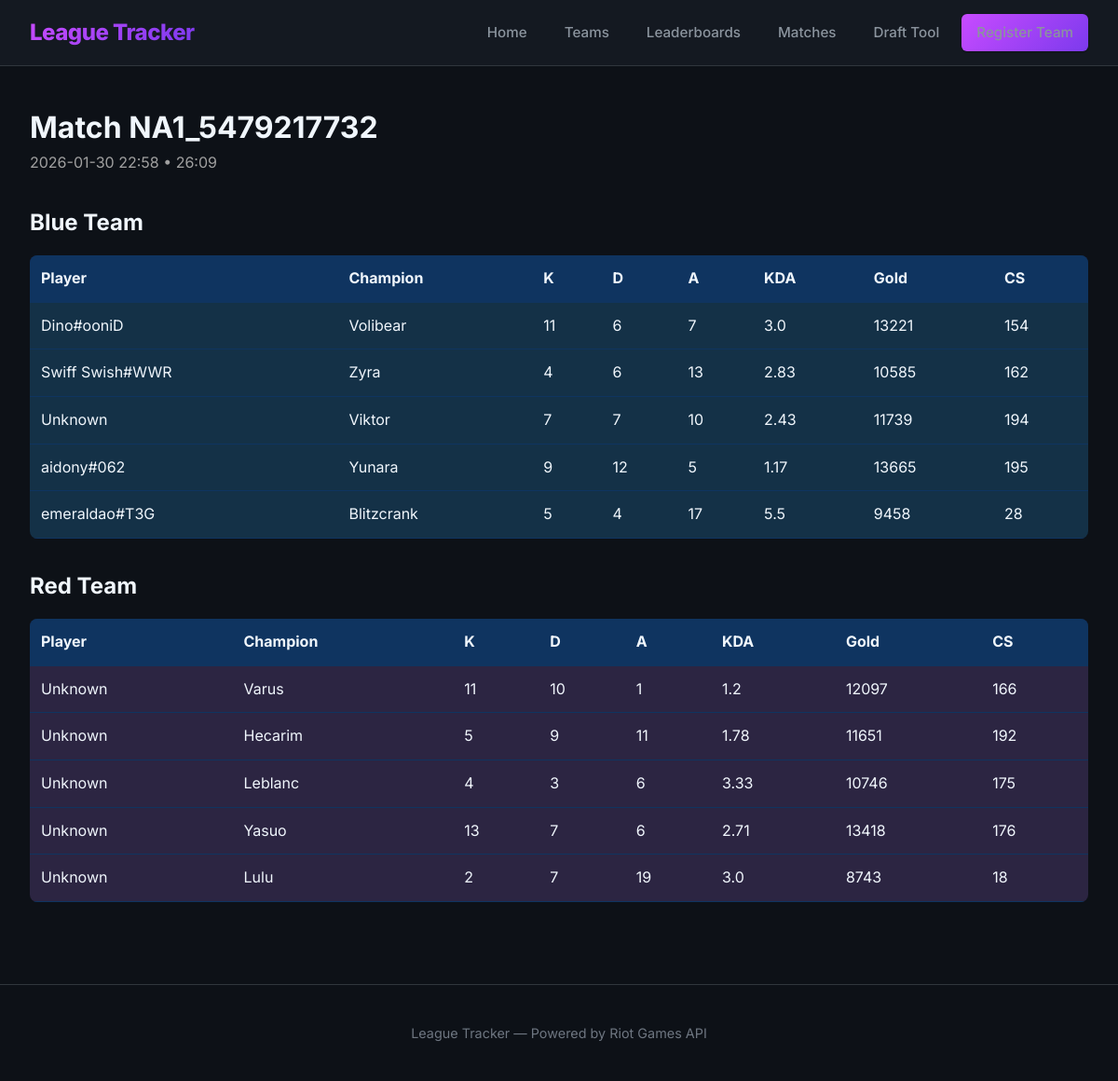
The page /matches/NA1_5479217732 on the database its author committed.
### league_tracker/src/database/__init__.py (models this page shows, shortened)
class Match(db.Model):
    __tablename__ = 'match'
    id = db.Column(db.Integer, primary_key=True)
    match_id = db.Column(db.String(50), unique=True, nullable=False)
    game_duration = db.Column(db.Integer)  # in seconds
    game_version = db.Column(db.String(20))
    game_creation = db.Column(db.BigInteger)  # timestamp in ms
    queue_id = db.Column(db.Integer)
    created_at = db.Column(db.DateTime, default=db.func.current_timestamp())
    home_team_id = db.Column(db.Integer, db.ForeignKey('teams.id'), nullable=True)
    away_team_id = db.Column(db.Integer, db.ForeignKey('teams.id'), nullable=True)

class MatchParticipant(db.Model):
    __tablename__ = 'match_participant'
    id = db.Column(db.Integer, primary_key=True)
    match_id = db.Column(db.Integer, db.ForeignKey('match.id'), nullable=False)
    puuid = db.Column(db.String(100), nullable=False)
    champion_id = db.Column(db.Integer)
    champion_name = db.Column(db.String(50))
    team_id = db.Column(db.Integer)  # 100 = blue, 200 = red
    win = db.Column(db.Boolean)
    kills = db.Column(db.Integer)
    deaths = db.Column(db.Integer)
    assists = db.Column(db.Integer)
    kda = db.Column(db.Float)
    total_damage_dealt = db.Column(db.Integer)
    gold_earned = db.Column(db.Integer)
    cs = db.Column(db.Integer)  # creep score
    vision_score = db.Column(db.Integer)
    item_0 = db.Column(db.Integer)
    item_1 = db.Column(db.Integer)
    item_2 = db.Column(db.Integer)
    item_3 = db.Column(db.Integer)
    item_4 = db.Column(db.Integer)
    item_5 = db.Column(db.Integer)
    item_6 = db.Column(db.Integer)

class Player(db.Model):
    __tablename__ = 'players'
    id = db.Column(db.Integer, primary_key=True)
    puuid = db.Column(db.String(100), nullable=True)  # No UNIQUE constraint - may be NULL for players without Riot ID
    game_name = db.Column(db.String(50), nullable=False)
    tag_line = db.Column(db.String(10), nullable=False)
    region = db.Column(db.String(10), nullable=False)
    created_at = db.Column(db.DateTime, default=db.func.current_timestamp())
    @property
    def display_name(self):
        return f"{self.game_name}#{self.tag_line}"

### league_tracker/app.py (the view)
    @app.route('/matches/<match_id>')
    def match_detail(match_id):
        match = Match.query.filter_by(match_id=match_id).first_or_404()
        participants = MatchParticipant.query.filter_by(match_id=match.id).all()
        players = {}
        for p in participants:
            player = Player.query.filter_by(puuid=p.puuid).first()
            if player:
                players[p.puuid] = player
        return render_template('match_detail.html',
                             match=match,
                             participants=participants,
                             players=players,
                             format_duration=StatsCalculator.format_duration,
                             format_timestamp=StatsCalculator.format_timestamp)

### league_tracker/src/utils/stats_calculator.py (called while the page is built)
    @staticmethod
    def format_duration(seconds: int) -> str:
        minutes = seconds // 60
        secs = seconds % 60
        return f"{minutes}:{secs:02d}"

    @staticmethod
    def format_timestamp(timestamp_ms: int) -> str:
        timestamp_s = timestamp_ms // 1000
        return datetime.fromtimestamp(timestamp_s).strftime('%Y-%m-%d %H:%M')

### league_tracker/templates/match_detail.html (shortened to what this page needs)
{% extends "base.html" %}
{% block content %}
<div class="match-header">
    <div class="match-info">
        <h1>Match {{ match.match_id }}</h1>
        <p class="match-meta">
            {{ format_timestamp(match.game_creation) }} •
            {{ format_duration(match.game_duration) }}
        </p>
    </div>
</div>
<div class="match-stats">
    <div class="team-section">
        <h2>Blue Team</h2>
        <table class="participants-table">
            <thead>
                <tr>
                    <th>Player</th>
                    <th>Champion</th>
                    <th>K</th>
                    <th>D</th>
                    <th>A</th>
                    <th>KDA</th>
                    <th>Gold</th>
                    <th>CS</th>
                </tr>
            </thead>
            <tbody>
                {% for p in participants if p.team_id == 100 %}
                <tr class="{{ 'win' if p.win else 'loss' }}">
                    <td>
                        {% if p.puuid in players %}
                            {{ players[p.puuid].display_name }}
                        {% else %}
                            Unknown
                        {% endif %}
                    </td>
                    <td>{{ p.champion_name }}</td>
                    <td>{{ p.kills }}</td>
                    <td>{{ p.deaths }}</td>
                    <td>{{ p.assists }}</td>
                    <td>{{ p.kda }}</td>
                    <td>{{ p.gold_earned }}</td>
                    <td>{{ p.cs }}</td>
                </tr>
                {% endfor %}
            </tbody>
        </table>
    </div>
    <div class="team-section">
        <h2>Red Team</h2>
        <table class="participants-table">
            <thead>
                <tr>
                    <th>Player</th>
                    <th>Champion</th>
                    <th>K</th>
                    <th>D</th>
                    <th>A</th>
                    <th>KDA</th>
                    <th>Gold</th>
                    <th>CS</th>
                </tr>
            </thead>
            <tbody>
                {% for p in participants if p.team_id == 200 %}
                <tr class="{{ 'win' if p.win else 'loss' }}">
                    <td>
                        {% if p.puuid in players %}
                            {{ players[p.puuid].display_name }}
                        {% else %}
                            Unknown
                        {% endif %}
                    </td>
                    <td>{{ p.champion_name }}</td>
                    <td>{{ p.kills }}</td>
                    <td>{{ p.deaths }}</td>
                    <td>{{ p.assists }}</td>
                    <td>{{ p.kda }}</td>
                    <td>{{ p.gold_earned }}</td>
                    <td>{{ p.cs }}</td>
                </tr>
                {% endfor %}
            </tbody>
        </table>
    </div>
</div>
{% endblock %}

### league_tracker/static/style.css (style rules this page uses)
* { margin: 0; padding: 0; box-sizing: border-box; }
:root { --bg-primary: #0d1117; --bg-secondary: #161b22; --bg-tertiary: #21262d; --bg-card: #1c2128; --border-color: #30363d; --text-primary: #f0f6fc; --text-secondary: #8b949e; --text-muted: #6e7681; --accent-primary: #c84bff; --accent-secondary: #7c3aed; --accent-gradient: linear-gradient(135deg, #c84bff 0%, #7c3aed 100%); --success: #3fb950; --warning: #d29922; --error: #f85149; --font-main: 'Inter', -apple-system, BlinkMacSystemFont, sans-serif; --font-mono: 'JetBrains Mono', monospace; --shadow-sm: 0 1px 2px rgba(0, 0, 0, 0.3); --shadow-md: 0 4px 12px rgba(0, 0, 0, 0.4); --shadow-lg: 0 8px 24px rgba(0, 0, 0, 0.5); --shadow-glow: 0 0 20px rgba(200, 75, 255, 0.3); --transition-fast: 0.15s ease; --transition-normal: 0.3s ease; --radius-sm: 6px; --radius-md: 10px; --radius-lg: 16px; --radius-xl: 24px; }
body { font-family: var(--font-main); background-color: var(--bg-primary); color: var(--text-primary); line-height: 1.6; min-height: 100vh; }

### league_tracker/templates/match_detail.html (style rules this page uses)
.match-header { margin-bottom: 2rem; }
.match-meta { color: #a0a0a0; }
.match-stats { display: grid; gap: 2rem; }
.team-section h2 { margin-bottom: 1rem; }
.participants-table { width: 100%; border-collapse: collapse; background-color: #16213e; border-radius: 8px; overflow: hidden; }
.participants-table th, .participants-table td { padding: 0.75rem; text-align: left; border-bottom: 1px solid #0f3460; }
.participants-table th { background-color: #0f3460; }
.participants-table tr.win { background-color: rgba(0, 184, 148, 0.1); }
.participants-table tr.loss { background-color: rgba(233, 69, 96, 0.1); }

### rows shown on the page
Match: match_id "NA1_5479217732", game_creation "2026-01-30 22:58", game_duration "26:09"
MatchParticipant: puuid.tag_line "Dino#ooniD", champion_name "Volibear", kills "11", deaths "6", assists "7", kda "3.0", gold_earned "13221", cs "154"
MatchParticipant: puuid.tag_line "Swiff Swish#WWR", champion_name "Zyra", kills "4", deaths "6", assists "13", kda "2.83", gold_earned "10585", cs "162"
MatchParticipant: shows "Unknown", champion_name "Viktor", kills "7", deaths "7", assists "10", kda "2.43", gold_earned "11739", cs "194"
MatchParticipant: puuid.tag_line "aidony#062", champion_name "Yunara", kills "9", deaths "12", assists "5", kda "1.17", gold_earned "13665", cs "195"
MatchParticipant: puuid.tag_line "emeraldao#T3G", champion_name "Blitzcrank", kills "5", deaths "4", assists "17", kda "5.5", gold_earned "9458", cs "28"
MatchParticipant: shows "Unknown", champion_name "Varus", kills "11", deaths "10", assists "1", kda "1.2", gold_earned "12097", cs "166"
MatchParticipant: shows "Unknown", champion_name "Hecarim", kills "5", deaths "9", assists "11", kda "1.78", gold_earned "11651", cs "192"
MatchParticipant: shows "Unknown", champion_name "Leblanc", kills "4", deaths "3", assists "6", kda "3.33", gold_earned "10746", cs "175"
MatchParticipant: shows "Unknown", champion_name "Yasuo", kills "13", deaths "7", assists "6", kda "2.71", gold_earned "13418", cs "176"
MatchParticipant: shows "Unknown", champion_name "Lulu", kills "2", deaths "7", assists "19", kda "3.0", gold_earned "8743", cs "18"
